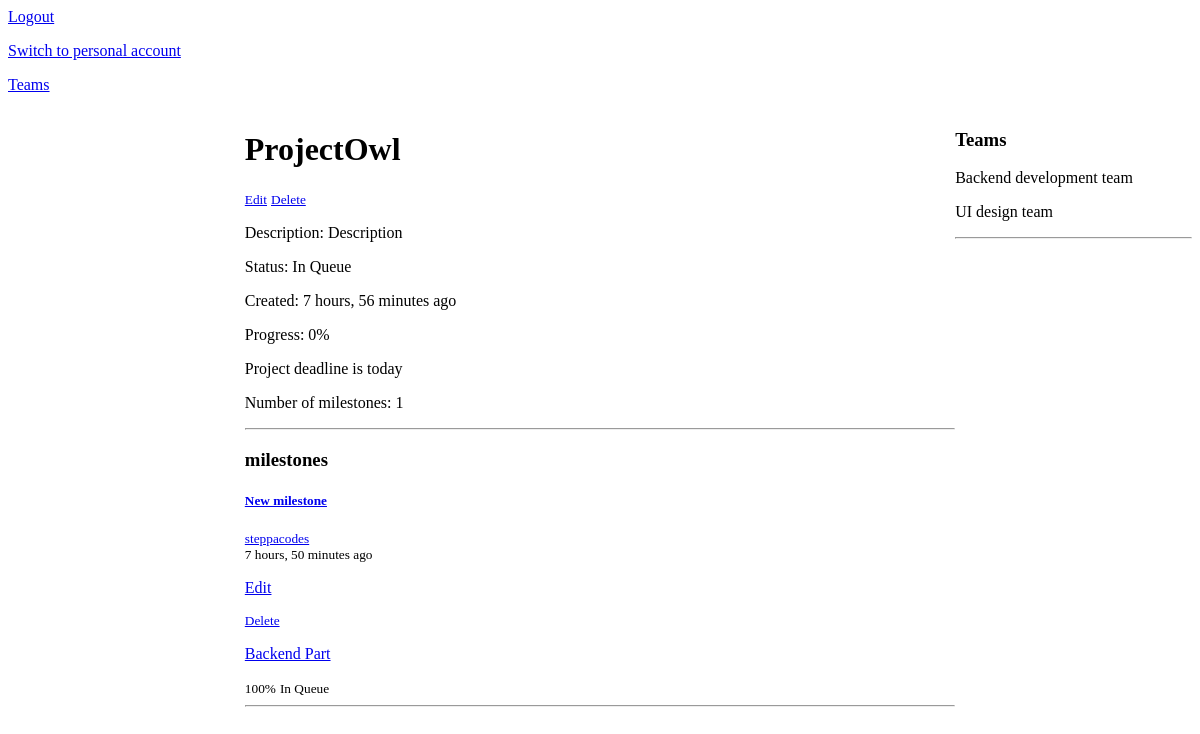
/project/1 (signed in), run on an earlier commit of the app's database.
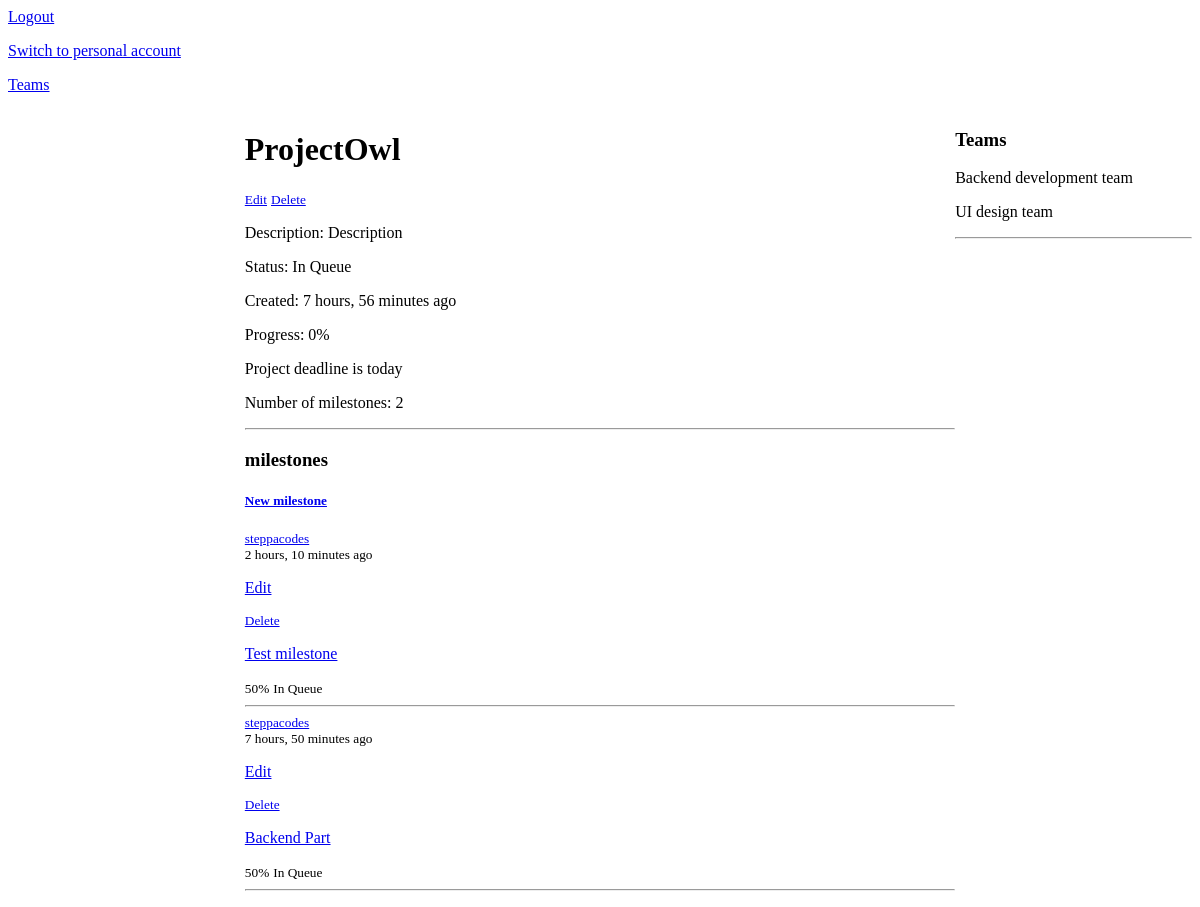
And on a later commit of the database.
### project_manager/models.py (models this page shows, shortened)
class Info(models.Model):
    STATUS = (
        ("In Progress", "In Progress"),
        ("In Queue", 'In Queue'),
        ("Paused", "Paused"),
        ("Completed", "Completed")
    )
    name = models.CharField(max_length=200)
    description = models.TextField(default='')
    created_by = models.ForeignKey(CostumUser, on_delete=models.CASCADE, default='', null=True,blank=True)
    complete = models.BooleanField(default=False)
    updated = models.DateTimeField(auto_now=True)
    status = models.CharField(choices=STATUS, default='In Queue',max_length=200)
    created = models.DateTimeField(auto_now_add=True)
    class Meta:
        abstract = True

class MileStone(Info):
    project = models.ForeignKey(Project, on_delete=models.CASCADE)
    value = models.IntegerField(default=0, null=True,blank=True)
    updated_by = models.ForeignKey(CostumUser, related_name="updated", on_delete=models.CASCADE, null=True, blank=True)
    updated_at = models.DateTimeField(auto_now=True, null=True, blank=True)
    class Meta:
        ordering = ['-updated']
        verbose_name = "Milestone"
        verbose_name_plural = "Milestones"

### users/models.py (models this page shows)
class CostumUser(AbstractUser):
    in_company = models.BooleanField(default=False)

### manager/models.py (models this page shows, shortened)
class Team(models.Model):
    name = models.CharField(max_length=200)
    company = models.ForeignKey(Company, on_delete=models.CASCADE, default='')
    head = models.OneToOneField("Worker", default= None ,related_name="head",on_delete=models.SET_NULL, null=True, blank=True)
    workers = models.ManyToManyField("Worker")
    updated_by = models.ForeignKey(CostumUser, related_name="update_team", on_delete=models.CASCADE, null=True, blank=True)
    class Meta:
        verbose_name = "Team"
        verbose_name_plural = "Teams"

### project_manager/views.py (the view, shortened to what this page needs)
# urls.py: path('project/<str:id>', ProjectPage, name='project-page'),
def ProjectPage(request, id):
    project = Project.objects.get(id=id)
    milestones = project.milestone_set.all()
    deadline = project.deadline
    deadline = timezone.localtime(deadline)
    count = milestones.count()
    if deadline:
        due_in = int((deadline.date() - TODAY).days)
        project.due_in = due_in
    if request.user.in_company:
        teams = project.teams.all()
        workers = []
        project.progress = 0
        for team in teams:
            for worker in team.workers.all():
                if worker not in workers:
                    workers.append(worker)
        if count > 0:
            value = 100 / count
        for milestone in milestones:
            milestone.value = int(value)
            if milestone.status == "Completed":
                project.progress += milestone.value
                project.save()
        context = {"project":project,
                   'milestones':milestones,
                    'count':count,
                    'teams':teams,
                    "workers":workers,
                    'due_in':due_in }
    return render(request,'manager/project-page.html', context)

### manager/templates/manager/project-page.html (shortened to what this page needs)
{% extends 'base.html' %}
{% block content %}
<div class='page-container'>
    <div>
    </div>
    <div>
        <div>
            <h1>{{project.name}}</h1>
            <small><a href="{% url 'update-project' project.id %}">Edit</a></small>
            <small><a href="{% url 'delete-project' project.id %}">Delete</a></small>
        </div>
        <div>
            <p>Description: {{project.description}}</p>
            <p>Status: {{project.status}}</p>
            <p>Created: {{project.created| timesince}} ago</p>
            <p>Progress: {{project.progress}}%</p>
            {% if project.due_in %}
                <p>Due in : {{project.due_in}} {% if project.due_in > 1 %}days {% else %}day{% endif %}</p>
            {%elif project.due_in == 0%}
                <p>Project deadline is today</p>
            {% else %}
                <p>You did not set a deadline</p>
            {% endif %}
            <p>Number of milestones: {{count}}</p>
            <hr>
        </div>
        <div>
            <div>
                <h3>milestones</h3>
                <h5><a href="{% url 'create-milestone' project.id %}">New milestone<br></a></h5>
            </div>
            {% for milestone in milestones %}
            {% if request.user.in_company %}<small><a href="{% url 'user-dashboard' user.id %}">{{milestone.created_by}}<br></a></small>{% endif %}
                <small>{{milestone.created | timesince}} ago</small>
                <p><a href="{% url 'update-milestone' milestone.id %}">Edit</a></p><small><a href="{% url 'delete-milestone' milestone.id %}">Delete</a></small>
                <p><a href="{% url 'milestone-page' milestone.id %}">{{milestone.name}}<br></a></p>
                <small>{{milestone.value}}%</small>
                <small>{{milestone.status}}</small><hr>
            {% endfor %}
        </div>
    </div>
    <div>
        {% if request.user.in_company %}
            <h3>Teams</h3>
            {% for team in teams  %}
                <p>{{team.name}}</p>
            {% endfor %}
            <hr>
    {% endif %}
    </div>
</div>
{% endblock content %}

What changed in the data, as far as the page shows it:
added MileStone: created_by "steppacodes", created "2 hours, 10 minutes", name "Test milestone", value "50", status "In Queue"
computed for MileStone "Backend Part": value "100" → "50"
Also different on the page:
{{ count }}: "1" → "2"
